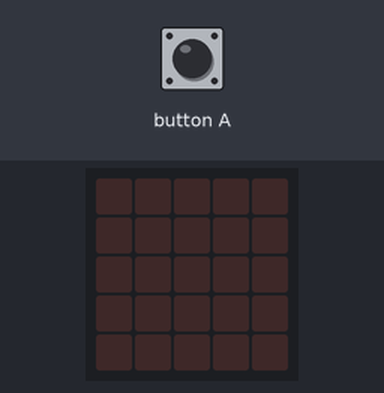
This program was run on a simulated BBC micro:bit (MakeCode). Shown: the board's 5×5 LED display. Inputs (shaded band) come from the test bench.

Above: at 1.2 s.
1.3 s: button A pressed for 0.15 s
At 4.4 s:
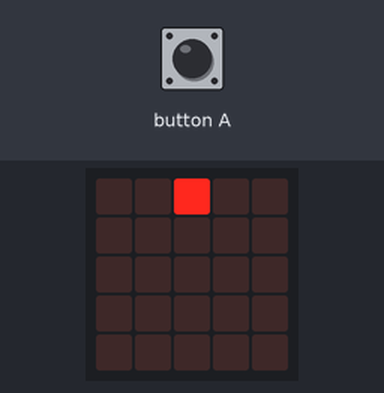
At 6.0 s:
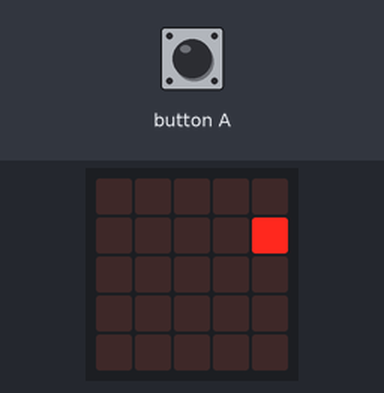
Timing chart, 0 to 7.5 s (numbered marks = the images above; inputs shaded):
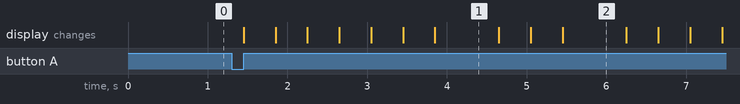

Measured:
- after the input at 1.3 s, the display: first changes after 0.15 s (image 1 shows a later state)
- what the display in image 1 shows lasts 0.8 s, from 3.9 s to 4.7 s

The program:

main.ts
```typescript
input.onButtonPressed(Button.A, function () {
    basic.showLeds(`
        . . . . .
        . . . . .
        . . . . .
        . . . . .
        # . . . .
        `)
    basic.showLeds(`
        . . . . .
        . . . . .
        . . . . .
        # . . . .
        . . . . .
        `)
    basic.showLeds(`
        . . . . .
        . . . . .
        # . . . .
        . . . . .
        . . . . .
        `)
    basic.showLeds(`
        . . . . .
        # . . . .
        . . . . .
        . . . . .
        . . . . .
        `)
    basic.showLeds(`
        # . . . .
        . . . . .
        . . . . .
        . . . . .
        . . . . .
        `)
    basic.showLeds(`
        . # . . .
        . . . . .
        . . . . .
        . . . . .
        . . . . .
        `)
    basic.showLeds(`
        . . # . .
        . . . . .
        . . . . .
        . . . . .
        . . . . .
        `)
    basic.showLeds(`
        . . # . .
        . . . . .
        . . . . .
        . . . . .
        . . . . .
        `)
    basic.showLeds(`
        . . . # .
        . . . . .
        . . . . .
        . . . . .
        . . . . .
        `)
    basic.showLeds(`
        . . . . #
        . . . . .
        . . . . .
        . . . . .
        . . . . .
        `)
    basic.showLeds(`
        . . . . .
        . . . . #
        . . . . .
        . . . . .
        . . . . .
        `)
    basic.showLeds(`
        . . . . .
        . . . . #
        . . . . .
        . . . . .
        . . . . .
        `)
    basic.showLeds(`
        . . . . .
        . . . . .
        . . . . #
        . . . . .
        . . . . .
        `)
    basic.showLeds(`
        . . . . .
        . . . . .
        . . . . .
        . . . . #
        . . . . .
        `)
    basic.showLeds(`
        . . . . .
        . . . . .
        . . . . .
        . . . . .
        . . . . #
        `)
    basic.showLeds(`
        . . . . .
        . . . . .
        . . . . .
        . . . . .
        . . . # .
        `)
    basic.showLeds(`
        . . . . .
        . . . . .
        . . . . .
        . . . . .
        . . # . .
        `)
    basic.showLeds(`
        . . . . .
        . . . . .
        . . . . .
        . . . . .
        . # . . .
        `)
    basic.showLeds(`
        . . . . .
        . . . . .
        . . . . .
        . # . . .
        . . . . .
        `)
    basic.showLeds(`
        . . . . .
        . . . . .
        . # . . .
        . . . . .
        . . . . .
        `)
    basic.showLeds(`
        . . . . .
        . # . . .
        . . . . .
        . . . . .
        . . . . .
        `)
    basic.showLeds(`
        . . . . .
        . . # . .
        . . . . .
        . . . . .
        . . . . .
        `)
    basic.showLeds(`
        . . . . .
        . . . # .
        . . . . .
        . . . . .
        . . . . .
        `)
    basic.showLeds(`
        . . . . .
        . . . . .
        . . . # .
        . . . . .
        . . . . .
        `)
    basic.showLeds(`
        . . . . .
        . . . . .
        . . . . .
        . . . # .
        . . . . .
        `)
    basic.showLeds(`
        . . . . .
        . . . . .
        . . . . .
        . . # . .
        . . . . .
        `)
    basic.showLeds(`
        . . . . .
        . . . . .
        . . # . .
        . . . . .
        . . . . .
        `)
    basic.showLeds(`
        # . . . #
        . # . # .
        . . # . .
        . . . . .
        . . . . .
        `)
    basic.showLeds(`
        . . . . .
        . . . . .
        . . # . .
        . # . # .
        # . . . #
        `)
    basic.showLeds(`
        # . . . #
        . # . # .
        . . # . .
        . . . . .
        . . . . .
        `)
    basic.showLeds(`
        . . . . .
        . . . . .
        . . # . .
        . # . # .
        # . . . #
        `)
    basic.showLeds(`
        # . . . #
        . # . # .
        . . # . .
        . . . . .
        . . . . .
        `)
    basic.showLeds(`
        . . . . .
        . . . . .
        . . # . .
        . . . . .
        . . . . .
        `)
    basic.showLeds(`
        # . . . #
        . # . # .
        . . # . .
        . # . # .
        # . . . #
        `)
    basic.showLeds(`
        . . . . .
        . . . . .
        . . # . .
        . . . . .
        . . . . .
        `)
    basic.showLeds(`
        # . . . #
        . # . # .
        . . # . .
        . # . # .
        # . . . #
        `)
    basic.showLeds(`
        . . . . .
        . . . . .
        . . # . .
        . . . . .
        . . . . .
        `)
    basic.showLeds(`
        # . . . #
        . # . # .
        . . # . .
        . # . # .
        # . . . #
        `)
    basic.showLeds(`
        . . . . .
        . . . . .
        . . # . .
        . . . . .
        . . . . .
        `)
    basic.showLeds(`
        # . . . #
        . # . # .
        . . # . .
        . # . # .
        # . . . #
        `)
    basic.showLeds(`
        . . . . .
        . . . . .
        . . # . .
        . . . . .
        . . . . .
        `)
    basic.showLeds(`
        # # # # #
        # # # # #
        # # # # #
        # # # # #
        # # # # #
        `)
    basic.showLeds(`
        . . . . .
        . . . . .
        . . . . .
        . . . . .
        . . . . .
        `)
})
```

test.ts
```typescript
// ide kerülnek a tesztek; a rendszer ezt nem kompilálja, ha a csomagot bővítményként használják.
```
